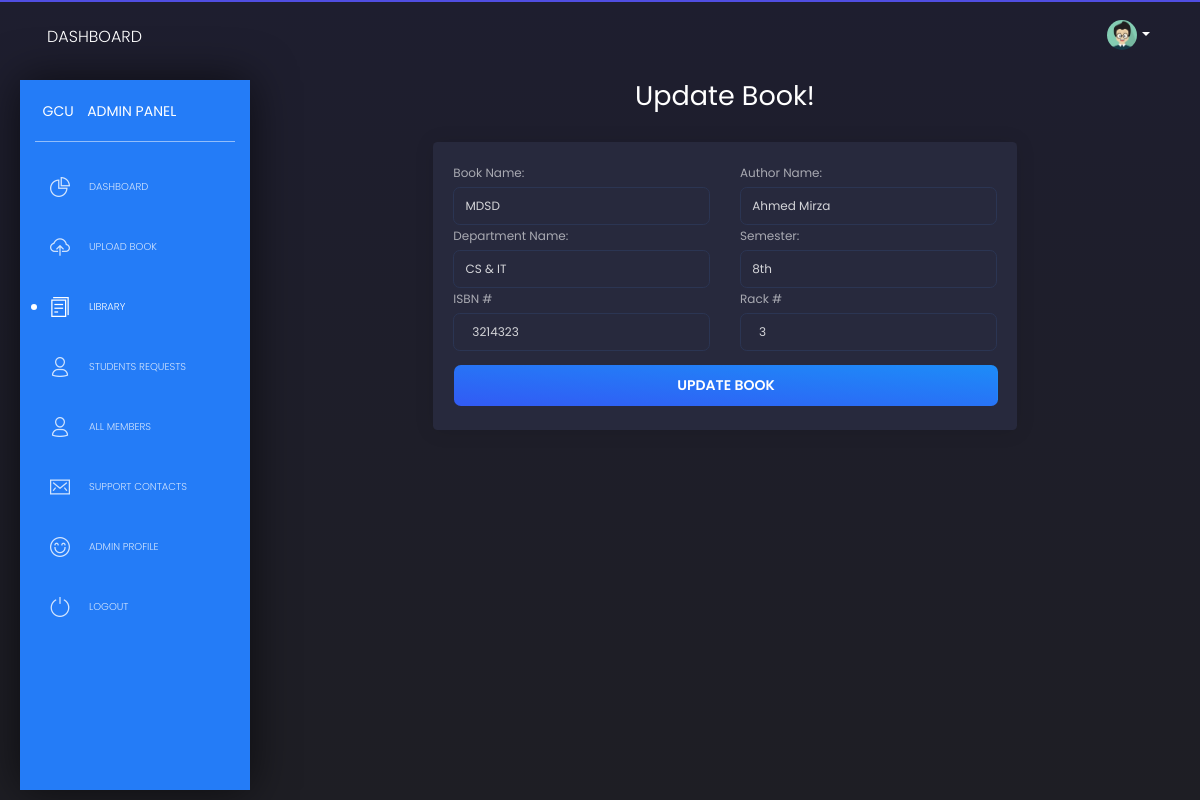
The app's page /admin/edit_book.php?edit_book=8 (signed in) with its own data.
### tables this page shows
CREATE TABLE `books` (
  `book_id` int(11) NOT NULL,
  `book_name` varchar(255) NOT NULL,
  `author_name` varchar(255) NOT NULL,
  `ibn` varchar(255) NOT NULL,
  `rack` varchar(255) NOT NULL,
  `img` varchar(1000) NOT NULL,
  `department` varchar(255) NOT NULL,
  `semester` varchar(255) NOT NULL
);

### admin/edit_book.php (the view, shortened to what this page needs)
<?php
  include '../db.php';
    $reference = @$_GET['edit_book'];
    $fetchQuery = "select * from books where book_id = '$reference'";
    $run = mysqli_query($connection, $fetchQuery);
    while($row = mysqli_fetch_assoc($run)){
    $bookID = $row['book_id'];
    $bookName = $row['book_name'];
    $authorName = $row['author_name'];
    $ibn = $row['ibn'];
    $rack = $row['rack'];
    $dept = $row['department'];
    $semester = $row['semester'];
    }
?>
<!DOCTYPE html>
<html lang="en">
<head>
  <link href="https://use.fontawesome.com/releases/v5.0.6/css/all.css" rel="stylesheet">
  <link href="assets/css/nucleo-icons.css" rel="stylesheet" />
  <link href="assets/css/black-dashboard.css?v=1.0.0" rel="stylesheet" />
  <link href="assets/demo/demo.css" rel="stylesheet" />
</head>
<body class="">
  <div class="wrapper">
    <div class="sidebar">
      <div class="sidebar-wrapper">
        <div class="logo">
          <a href="javascript:void(0)" class="simple-text logo-mini">
            GCU
          </a>
          <a href="javascript:void(0)" class="simple-text logo-normal">
            Admin Panel
          </a>
        </div>
        <ul class="nav">
          <li>
            <a href="index.php">
              <i class="tim-icons icon-chart-pie-36"></i>
              <p>Dashboard</p>
            </a>
          </li>
          <li class=" ">
            <a href="upload-book.php">
              <i class="tim-icons icon-cloud-upload-94"></i>
              <p>Upload Book</p>
            </a>
          </li>
          <li class="active">
            <a href="library.php">
              <i class="tim-icons icon-single-copy-04"></i>
              <p>Library</p>
            </a>
          </li>
          <li>
            <a href="requests.php">
              <i class="tim-icons icon-single-02"></i>
              <p>Students Requests</p>
            </a>
          </li>
          <li>
            <a href="members.php">
              <i class="tim-icons icon-single-02"></i>
              <p>All Members</p>
            </a>
          </li>
          <li>
            <a href="contacts.php">
              <i class="tim-icons icon-email-85"></i>
              <p>Support Contacts</p>
            </a>
          </li>
          <li>
            <a href="profile.php">
              <i class="tim-icons icon-satisfied"></i>
              <p>Admin Profile</p>
            </a>
          </li>
          <li>
            <a href="logout.php">
              <i class="tim-icons icon-button-power"></i>
              <p>Logout</p>
            </a>
          </li>
        </ul>
      </div>
    </div>
    <div class="main-panel">
      <nav class="navbar navbar-expand-lg navbar-absolute navbar-transparent">
        <div class="container-fluid">
          <div class="navbar-wrapper">
            <a class="navbar-brand" href="javascript:void(0)">Dashboard</a>
          </div>
          <div class="collapse navbar-collapse" id="navigation">
            <ul class="navbar-nav ml-auto">
              <li class="dropdown nav-item">
                <a href="#" class="dropdown-toggle nav-link" data-toggle="dropdown">
                  <div class="photo">
                    <img src="assets/img/anime3.png" alt="Profile Photo">
                  </div>
                  <b class="caret d-none d-lg-block d-xl-block"></b>
                </a>
              </li>
            </ul>
          </div>
        </div>
      </nav>
      <div class="content">
        <h2 class="text-white text-center">Update Book!</h2>
        <div class="row">
          <div class="col-sm-12 col-md-8 col-lg-8 m-auto">
            <form class="card card-body" action="edit_book.php?reference_id=<?= $bookID ?>" method="post">
              <div class="row">
                <div class="col">
                  <label for="book name">Book Name:</label>
                  <input type="text" name="book_name1" class="form-control" placeholder="Book Name" required value="<?= $bookName ?>">
                </div>
                <div class="col">
                  <label for="book name">Author Name:</label>
                  <input type="text" name="author_name1" class="form-control" placeholder="Author Name" required value="<?= $authorName ?>">
                </div>
              </div>
              <div class="row">
                <div class="col">
                  <label for="book name">Department Name:</label>
                  <input type="text" name="dept_name1" class="form-control" placeholder="Department Name" required value="<?= $dept ?>">
                </div>
                <div class="col">
                  <label for="book name">Semester:</label>
                  <input type="text" name="semester1" class="form-control" placeholder="semester" required value="<?= $semester ?>">
                </div>
              </div>
              <div class="row">
                <div class="col form-group">
                  <label for="ibn#">ISBN #</label>
                  <input type="text" name="ibn1" class="form-control" placeholder="Book ISBN #" required value="<?= $ibn ?>">
                </div>
                <div class="col form-group">
                  <label for="rack#">Rack #</label>
                  <input type="text" name="rack1" class="form-control" placeholder="Book Rack #" required value="<?= $rack ?>">
                </div>
              </div>
                <input type="submit" name="update" value="UPDATE BOOK" class="btn btn-block btn-info">
            </form>
          </div>
        </div>
      </div>
</body>
</html>

### admin/edit_book.php (style rules this page uses)
.sidebar-wrapper { background: #247CF7 !important; }

### records on screen
books: book_name1 "MDSD", author_name1 "Ahmed Mirza", dept_name1 "CS & IT", semester1 "8th", ibn1 "3214323", rack1 "3"
